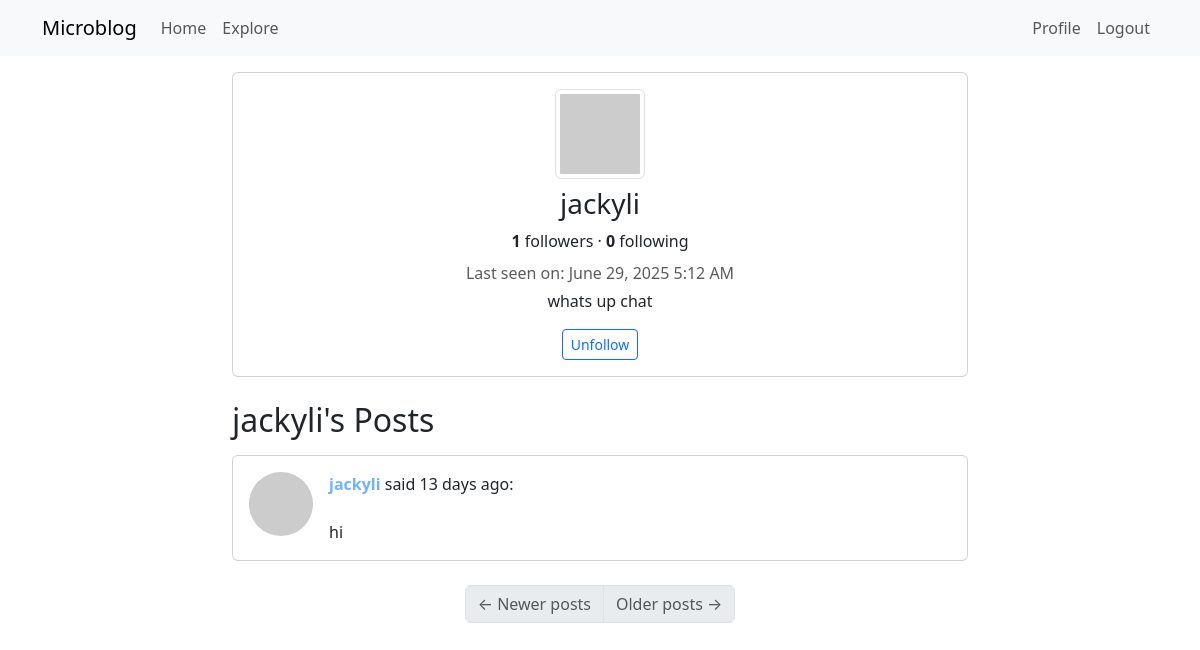
The app's page /user/jackyli (signed in), older data.
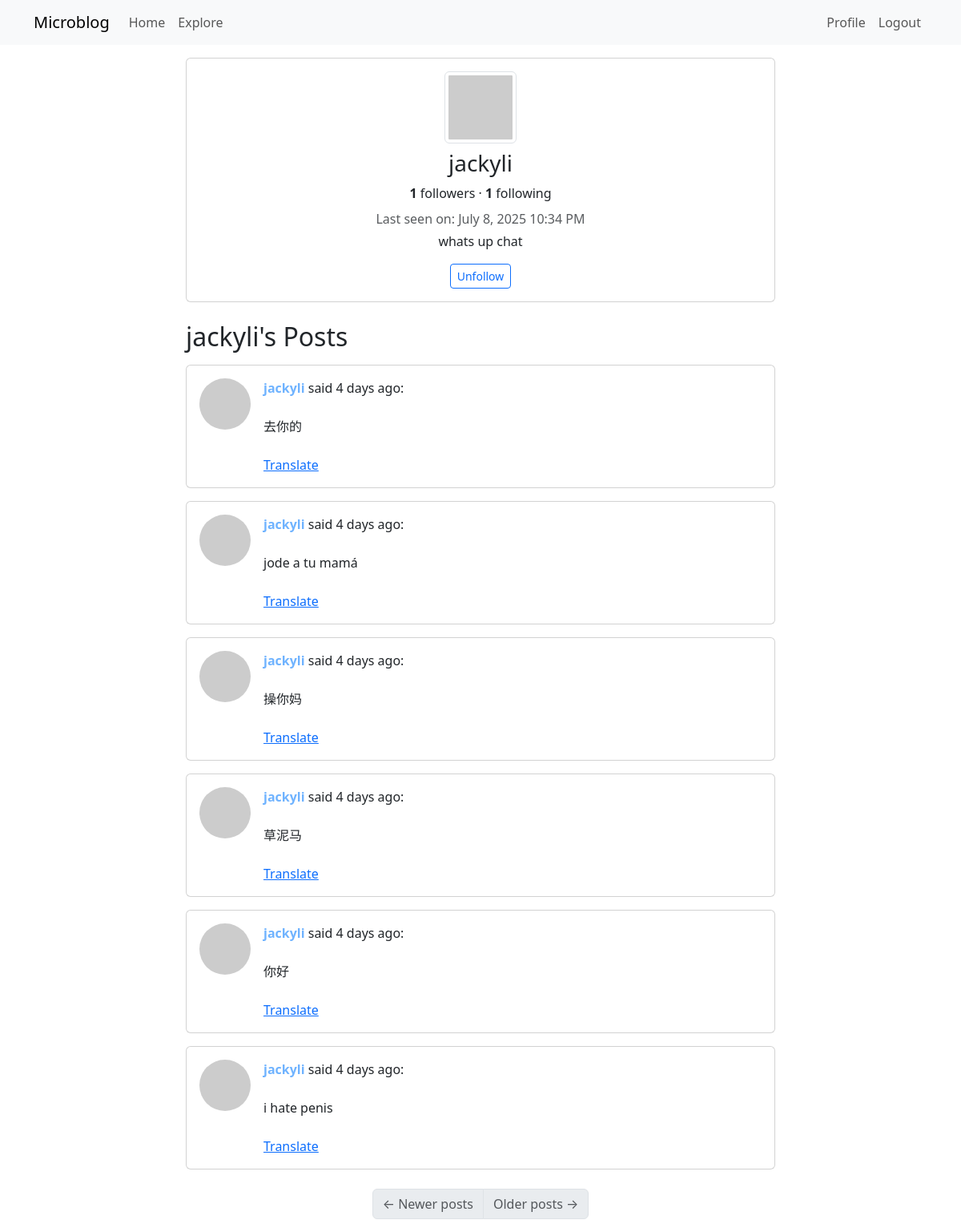
The same page, newer data.
### app/models.py (models this page shows, shortened)
class User(UserMixin, db.Model):
    id: so.Mapped[int] = so.mapped_column(primary_key=True)
    username: so.Mapped[str] = so.mapped_column(sa.String(64), index=True, unique=True)
    email: so.Mapped[str] = so.mapped_column(sa.String(120), index=True, unique=True)
    password_hash: so.Mapped[Optional[str]] = so.mapped_column(sa.String(256))
    about_me: so.Mapped[Optional[str]] = so.mapped_column(sa.String(140))
    last_seen: so.Mapped[Optional[datetime]] = so.mapped_column(default=lambda: datetime.now(timezone.utc))
    posts: so.WriteOnlyMapped['Post'] = so.relationship(
        back_populates='author', passive_deletes=True)
    following: so.WriteOnlyMapped['User'] = so.relationship(
        secondary=followers, primaryjoin=(followers.c.follower_id == id),
        secondaryjoin=(followers.c.followed_id == id),
        back_populates='followers'
    )
    followers: so.WriteOnlyMapped['User'] = so.relationship(
        secondary=followers, primaryjoin=(followers.c.followed_id == id),
        secondaryjoin=(followers.c.follower_id == id),
        back_populates='following')
    def avatar(self, size):
        digest = hashlib.md5(self.email.lower().encode('utf-8')).hexdigest()
        return f'https://www.gravatar.com/avatar/{digest}?d=identicon&s={size}'
    def is_following(self, user):
        query = self.following.select().where(User.id == user.id)
        return db.session.scalar(query) is not None
    def followers_count(self):
        query = sa.select(sa.func.count()).select_from(
            self.followers.select().subquery())
        return db.session.scalar(query)
    def following_count(self):
        query = sa.select(sa.func.count()).select_from(
            self.following.select().subquery())
        return db.session.scalar(query)

class Post(db.Model):
    id: so.Mapped[int] = so.mapped_column(primary_key=True)
    body: so.Mapped[str] = so.mapped_column(sa.String(140))
    timestamp: so.Mapped[datetime] = so.mapped_column(index=True, default=lambda: datetime.now(timezone.utc))
    user_id: so.Mapped[int] = so.mapped_column(sa.ForeignKey(User.id), index=True)
    language: so.Mapped[Optional[str]] = so.mapped_column(sa.String(5))
    author: so.Mapped[User] = so.relationship(back_populates='posts')

### app/routes.py (the view)
@app.route('/user/<username>')
@login_required
def user(username):
    user = db.first_or_404(sa.select(User).where(User.username == username))
    page = request.args.get('page', 1, type=int)
    query = user.posts.select().order_by(Post.timestamp.desc())
    posts = db.paginate(query, page=page,
                        per_page=app.config['POSTS_PER_PAGE'],
                        error_out=False)
    next_url = url_for('user', username=user.username, page=posts.next_num) \
        if posts.has_next else None
    prev_url = url_for('user', username=user.username, page=posts.prev_num) \
        if posts.has_prev else None
    if user == current_user:
        form = PostForm()
    else:
        form = EmptyForm()
    return render_template('user.html', user=user, posts=posts.items, form=form, next_url=next_url, prev_url=prev_url)

### app/models.py (called while the page is built)
@login.user_loader
def load_user(id):
    return db.session.get(User, int(id))

### app/routes.py (called while the page is built)
@app.context_processor
def inject_babel_underscore():
    return dict(_=_)

@app.before_request
def before_request():
    if current_user.is_authenticated:
        current_user.last_seen = datetime.now(timezone.utc)
        db.session.commit()

### app/templates/user.html (shortened to what this page needs)
{% extends "base.html" %}
{% block content %}
  <div class="row justify-content-center">
    <div class="col-md-8">
      <div class="card mb-4">
        <div class="card-body text-center">
          <img src="{{ user.avatar(128) }}" alt="User avatar" class="img-thumbnail mb-2">
          <h3>{{ user.username }}</h3>
          <div class="mb-2">
            <span class="fw-bold">{{ user.followers_count() }}</span> followers
            &middot;
            <span class="fw-bold">{{ user.following_count() }}</span> following
          </div>
          {% if user.last_seen %}
            <p class="text-muted mb-1">Last seen on: {{ moment(user.last_seen).format('LLL') }}</p>
          {% endif %}
          {% if user.about_me %}
            <p>{{ user.about_me }}</p>
          {% endif %}
          {% if user == current_user %}
            <a href="{{ url_for('edit_profile') }}" class="btn btn-secondary btn-sm mt-2">Edit Profile</a>
          {% elif user != current_user and form %}
            <form action="{{ url_for('follow' if not current_user.is_following(user) else 'unfollow', username=user.username) }}" method="post">
              <button type="submit" class="btn btn-outline-primary btn-sm">
                {% if not current_user.is_following(user) %}Follow{% else %}Unfollow{% endif %}
              </button>
            </form>
          {% endif %}
        </div>
      </div>
      <h2 class="mb-3">{{ user.username }}'s Posts</h2>
      {% for post in posts %}
        {% include '_post.html' %}
      {% endfor %}
      <nav aria-label="Post navigation">
        <ul class="pagination justify-content-center mt-4">
          <li class="page-item{% if not prev_url %} disabled{% endif %}">
            <a class="page-link" href="{{ prev_url if prev_url else '#' }}" tabindex="-1">
              <span aria-hidden="true">&larr;</span> Newer posts
            </a>
          </li>
          <li class="page-item{% if not next_url %} disabled{% endif %}">
            <a class="page-link" href="{{ next_url if next_url else '#' }}">
              Older posts <span aria-hidden="true">&rarr;</span>
            </a>
          </li>
        </ul>
      </nav>
    </div>
  </div>
{% endblock %}

### app/templates/_post.html (shortened to what this page needs)
<div class="card mb-3">
  <div class="card-body d-flex">
    <a href="{{ url_for('user', username=post.author.username) }}">
      <img src="{{ post.author.avatar(64) }}" class="rounded-circle me-3" width="64" height="64" />
    </a>
    <div>
      <div>
        <a href="{{ url_for('user', username=post.author.username) }}" class="fw-bold user-link">
          {{ post.author.username }}
        </a>
        said {{ moment(post.timestamp).fromNow() }}:
      </div>
      <br>
      <span id ="post{{ post.id }}">{{ post.body }}</span>
      {% if post.language and post.language != g.locale %}
      <br><br>
      <a href="#" class="translate-link" data-post-id="{{ post.id }}" data-source-language="{{ post.language }}" data-dest-language="{{ g.locale }}">{{ _('Translate') }}</a>
      {% endif %}
    </div>
  </div>
</div>

Row changes from the older to the newer data that the page shows:
no longer on this page (row edited): Post: author.username "jackyli", timestamp "13 days ago", body "hi"
changed User "jackyli": last_seen "June 29, 2025 5:12 AM" → "July 8, 2025 10:34 PM"
added Post: author.username "jackyli", timestamp "4 days ago", body "去你的"
added Post: author.username "jackyli", timestamp "4 days ago", body "jode a tu mamá"
added Post: author.username "jackyli", timestamp "4 days ago", body "操你妈"
added Post: author.username "jackyli", timestamp "4 days ago", body "草泥马"
added Post: author.username "jackyli", timestamp "4 days ago", body "你好"
added Post: author.username "jackyli", timestamp "4 days ago", body "i hate penis"
Text that changed along with them:
{{ user.following_count() }}: "0" → "1"
